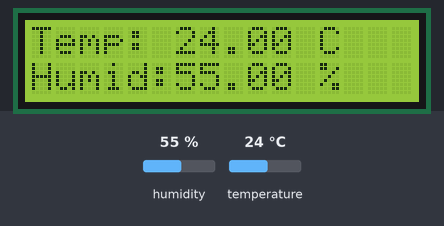
Bench run of a sketch on a simulated Arduino Uno, built with avr-gcc and run on an emulated ATmega328P. On the bench: 16×2 character LCD. The inputs (shaded band) are chosen by the test bench; at power-on: humidity 55 %, temperature 24 °C.

Above: at 1.2 s.
1.3 s: humidity set to 22 %
At 3.2 s:
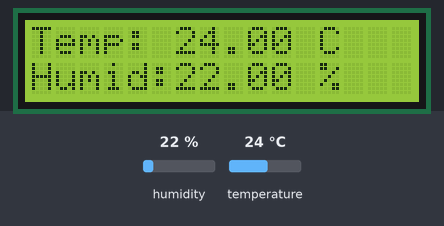
4.0 s: temperature set to 12 °C
At 4.5 s:
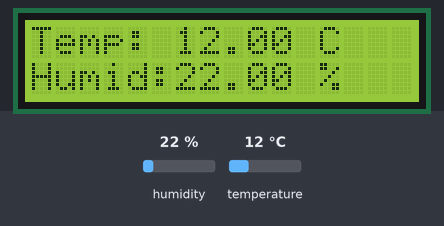
6.7 s: humidity set to 40 %
At 9.4 s:
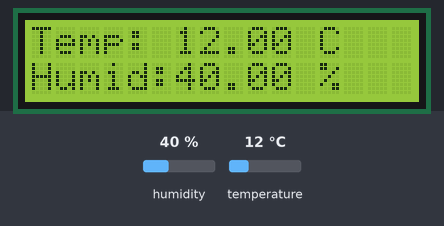
9.7 s: temperature set to 19 °C
At 11.0 s:
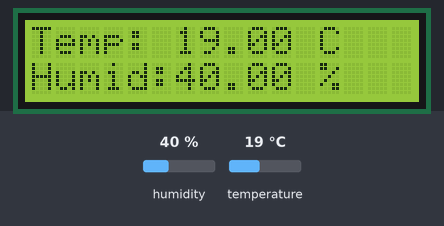
Timing chart, 0 to 12.7 s (numbered marks = the images above; inputs shaded):
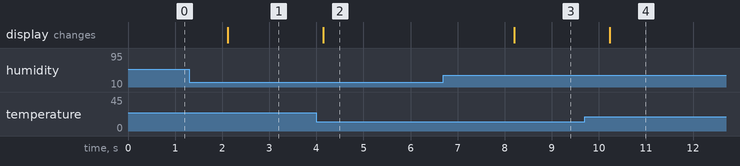

Measured:
- after the input at 1.3 s, the display: changes after 0.82 s (image 1)
- after the input at 4.0 s, the display: changes after 0.15 s (image 2)
- after the input at 6.7 s, the display: changes after 1.5 s (image 3)
- after the input at 9.7 s, the display: changes after 0.53 s (image 4)

The sketch:

dht_Temp_Moisture.ino
```cpp
#include <LiquidCrystal.h>
#include <dht.h>        // Include library
#define outPin 7        // Defines pin number to which the sensor is connected

dht DHT;                // Creates a DHT object

float t;
float h;

LiquidCrystal lcd(12, 11, 10, 5, 4, 3, 2);

void setup() {
  lcd.begin(16, 2);
  Serial.begin(9600);
}

void show_tdo(){
  int temp, humid;
  lcd.setCursor(6, 0);
  lcd.print(t);
  lcd.setCursor(12, 0);
  lcd.print("C ");
  lcd.setCursor(6, 1);
  lcd.print(h);
  lcd.setCursor(12, 1);
  lcd.print("%");
}

void loop() {
  int readData = DHT.read11(outPin);

  lcd.setCursor(0, 0);
  lcd.print("Temp: ");
  lcd.setCursor(0, 1);
  lcd.print("Humid: ");

  t = DHT.temperature;        // Read temperature
  h = DHT.humidity;           // Read humidity
  show_tdo();
  delay(2000); // wait two seconds
}
```
